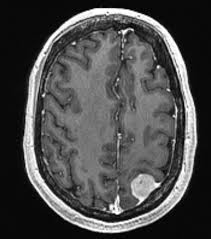
%> input picture RMN/WhatsApp Image 2018-11-24 at 9.16.25 PM.jpeg, 211 x 239 px
$ octave --eval "result = braintumordetector(imread('../RMN/WhatsApp Image 2018-11-24 at 9.16.25 PM.jpeg'));"   (GNU Octave 9; MATLAB toolbox functions it lacks are replaced by stand-ins)
%> lines starting %> are read from the running program, lines starting %| are printed output that depends on the picture; in (x1, y1, x2, y2) boxes, pixels count from 0 and x2, y2 are one past the last pixel; in counts of white or black regions, pixels touching at a corner belong together; the program's own positions count from 1
function ImfinalF=braintumordetector(Im)
% PROYECTO DE VISIÓN ROBÓTICA.
% DETECCIÓN DE TUMORES CEREBRALES MEDIANTE PROCESAMIENTO DE IMÁGENES.
% EQUIPO INTEGRADO POR:
% JOSÉ MANUEL BARAJAS RAMÍREZ Y OMAR BARUCH MORÓN LÓPEZ.

% Proceso de entrada de imagen de resonancia mangética.

% Conversión de la imagen a escala de grises.
Im1=Im
%> Im1 is the input picture: size 239x211x3 uint8; min 0, max 255, mean 75.1

% Preprocesamiento de la imagen en escala de grises aplicando un filtro de
% mediana.
% Declaración de la máscara del filtro de mediana.
H=ones(3)*(1/9);
% Aplicación del filtro de mediana a la imagen en escala de grises.
Im2=imfilter(Im1,H);
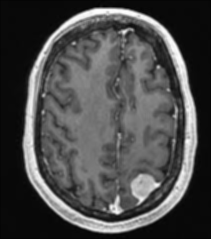
%> Im2: size 239x211x3 uint8; min 2, max 255, mean 75.1

% Proceso de segmentación de la imagen en escala de grises filtrada mediante el método de Otsu.
% Establecimiento del umbral de la imagen.
umbral=0.7;
% Binarización de la imagen a través del umbral (lo que esté por encima del
% umbral será blanco y lo que esté por debajo será negro).
Im3=imbinarize(Im1,0.7);
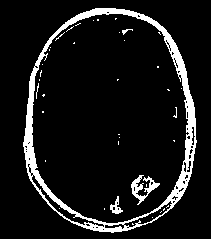
%> Im3: size 239x211x3 logical; 9.3% white; 40 white regions (36 under 20 px), largest, box (x1, y1, x2, y2) and area: (23, 8, 197, 233) 4114, (131, 175, 160, 205) 309, (110, 196, 123, 214) 100, (122, 29, 133, 35) 26

% Obtención de la imagen del área del tumor.
%> (the run ends here)

$ run again, on RMN/WhatsApp Image 2018-11-24 at 9.16.30 PM.jpeg
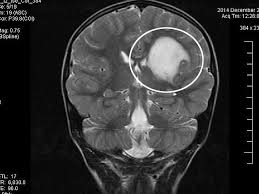
%> input picture RMN/WhatsApp Image 2018-11-24 at 9.16.30 PM.jpeg, 259 x 194 px
%> in braintumordetector, Im1 is the input picture: size 194x259x3 uint8; min 0, max 255, mean 50.7
%> in braintumordetector, `Im2=imfilter(Im1,H);`:
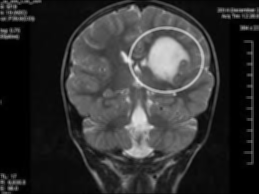
%> Im2: size 194x259x3 uint8; min 0, max 232, mean 50.6
%> in braintumordetector, `Im3=imbinarize(Im1,0.7);`:
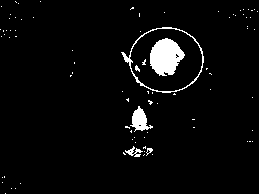
%> Im3: size 194x259x3 logical; 3.7% white; 85 white regions (79 under 20 px), largest, box (x1, y1, x2, y2) and area: (150, 38, 185, 76) 919, (121, 27, 204, 93) 381, (130, 106, 153, 132) 292, (125, 146, 143, 157) 82, (146, 148, 153, 156) 26, (135, 65, 140, 72) 20
